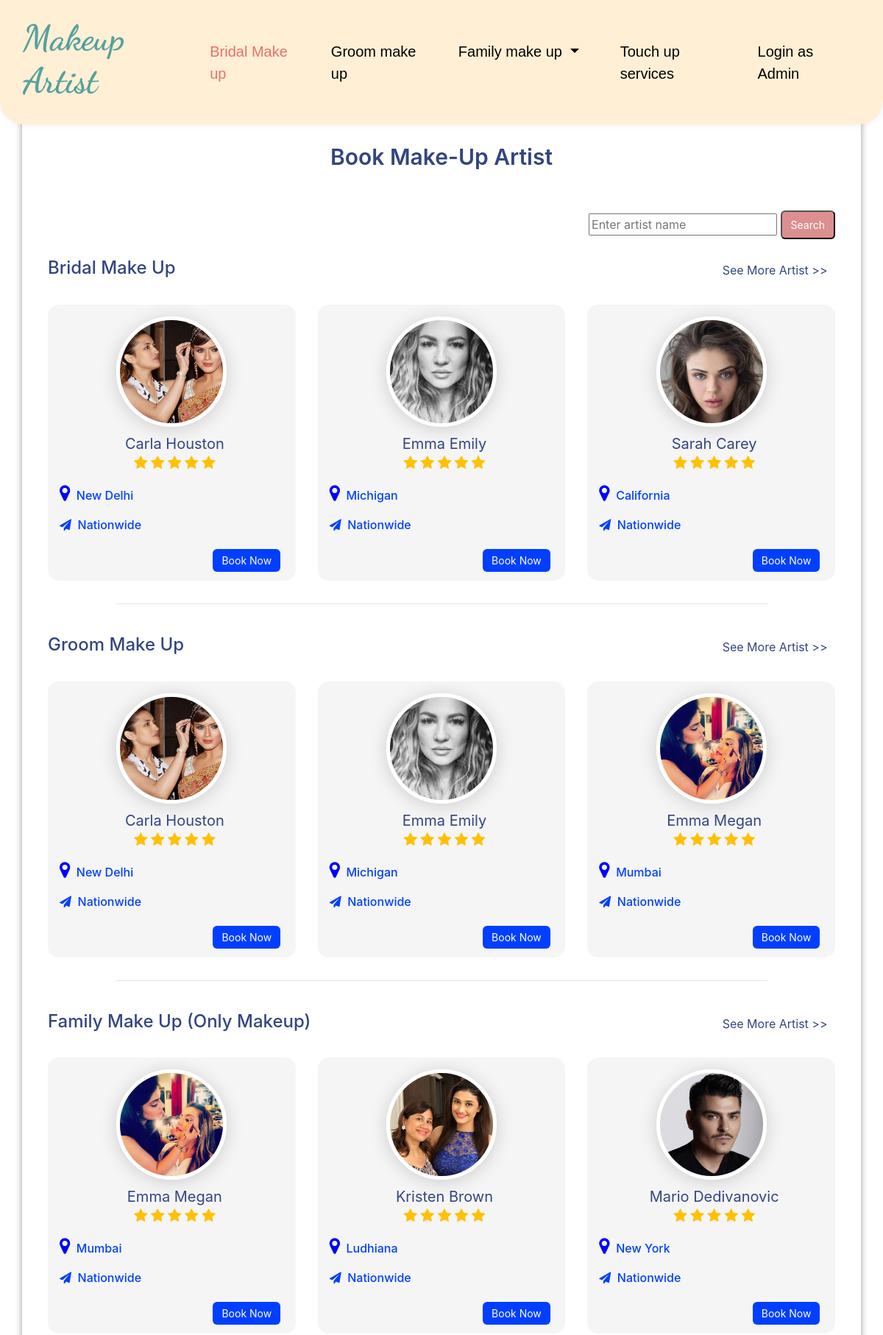
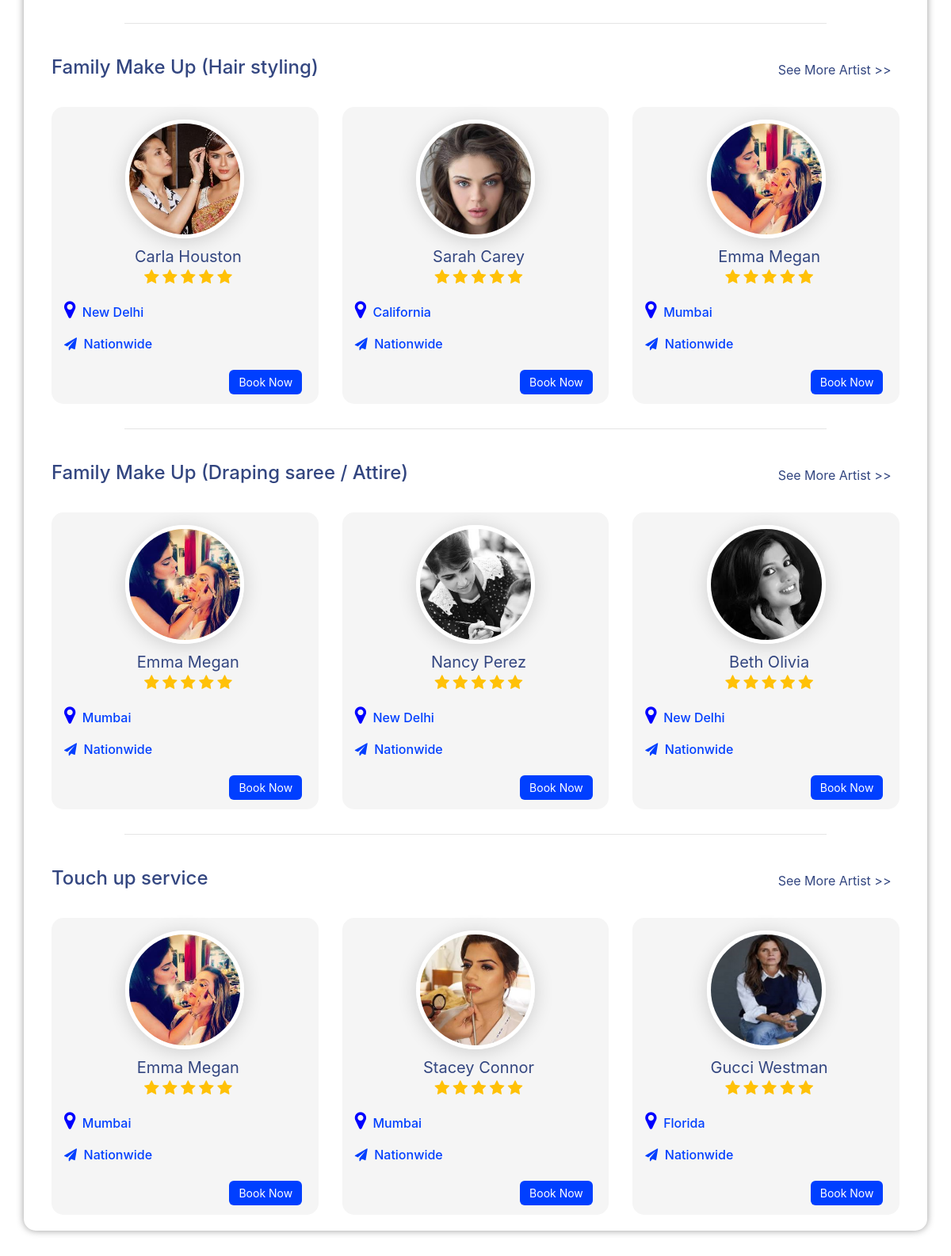
Screenshot of /eProject.php (upper part) with the database file from the repository (2 pictures, top to bottom).
### tables this page shows
CREATE TABLE `service` (
  `ID` int(11) NOT NULL,
  `Name` varchar(50) NOT NULL
);

CREATE TABLE `artist_information` (
  `ID` int(11) NOT NULL,
  `Name` varchar(30) NOT NULL,
  `Address` varchar(30) NOT NULL,
  `Birthday` date NOT NULL,
  `img_path` varchar(255) NOT NULL,
  `Biography` text DEFAULT NULL,
  `Achievements` text DEFAULT NULL,
  `Certifications` text DEFAULT NULL,
  `Demo` varchar(60) NOT NULL,
  `Demo_charge` float NOT NULL
);

### lib_db.php (called while the page is built, shortened)
<?php
global $link;
function select_list($sql){
	return exec_select($sql);
}
function exec_select($sql){
	global $link;
	$ret = isset($ret) ? $ret : array();
	$res = $link->query($sql);
	if ($res ){
		while( $row = $res->fetch_array(MYSQLI_ASSOC) )
		{
			$ret[]= $row ;
		}
	}
	return $ret;
}

### eProject.php (the view, shortened to what this page needs)
<?php
  include('lib_db.php');
  $sql_service = "SELECT * FROM service";
  $services = select_list($sql_service);
	foreach ($services as &$service){
    $sub_sql = "SELECT ID,Name,Address,img_path FROM artist_information A";
    $sub_sql .= " join artist_service B on A.id = B.Artist_ID";
    $sub_sql .= " where Service_ID = {$service['ID']}";
    $sub_sql .= " limit 3";
    $datas = select_list($sub_sql);
  }
?>
  <div id="content" class="margin-top-150px">
    <div id="search" class="container mt-5">
      <div id="hihi" class="row displayArtist">
        <div class="col-md-12 category-right-title"><h1>Book Make-Up Artist</h1></div>
        <div class="col-md-12 text-right"><input type='text' name='searchArtist' id='searchArtist' value='' placeholder='Enter artist name' />
        <button id= 'hi' class='btn_search' style='text-decoration:none;' >Search</button>
        </div>
        <?php foreach ($services as &$service){?>
          <div class="col-md-10 service-name"><h4><?php echo $service["Name"];?></h4></div>
          <div class="col-md-2 artist-service"><a href = "Artist_service.php?ID=<?php echo $service['ID'];?>&Service_Name=<?php echo $service['Name'];?>">See More Artist >></a></div>
          <?php foreach ($service['artists'] as $data){?>
            <div class="col-md-4">
              <div class="card_background p-3">
                <div class="d-flex flex-column mb-3">
                  <img class = "mx-auto d-block rounded-circle" src="<?php echo $data['img_path'];?>" width="150" alt="<?php echo $data['Name'];?>">
                  <div class="d-flex flex-column ml-2">
                    <span class="mx-auto mt-2" style="color:#334680;font-size:20px;"><?php echo $data["Name"];?></span>
                    <div class="mx-auto">
                      <span><i class='fa fa-star' style='font-size:20px;color:#FFC107;' aria-hidden='true'></i></span>
                      <span><i class='fa fa-star' style='font-size:20px;color:#FFC107;' aria-hidden='true'></i></span>
                      <span><i class='fa fa-star' style='font-size:20px;color:#FFC107;' aria-hidden='true'></i></span>
                      <span><i class='fa fa-star' style='font-size:20px;color:#FFC107;' aria-hidden='true'></i></span>
                      <span><i class='fa fa-star' style='font-size:20px;color:#FFC107;' aria-hidden='true'></i></span>
                    </div>
                  </div>
                </div>
                <div class="d-flex justify-content-between mt-3">
                  <span style="color: #003FFF;font-weight:500;"><i class='fa fa-map-marker' style='font-size:25px;color:blue;' aria-hidden='true'></i>&nbsp;&nbsp;<?php echo $data["Address"];?>
                  </span>
                </div>
                <div class="d-flex justify-content-between mt-3">
                  <span style="color: #003FFF;font-weight:500;"><i class='fa fa-paper-plane' aria-hidden='true'></i>&nbsp;&nbsp;Nationwide</span>
                  <span class="mt-5"><a class="book-btn" style="text-decoration:none;" href ="eProjectProfile.php?ID=<?php echo $data['ID'];?>">Book Now</a>&nbsp;</span>
                </div>
              </div>
            </div>
          <?php } ?>
          <div id="hr" class ="col-md-10" style=" margin: auto; margin-top:15px"><hr></div>
        <?php } ?>
      </div>
    </div>
  </div>
</html>

### Makeup.css (style rules this page uses)
header { display:inline-block; text-align: left; box-shadow: 0 0 10px rgba(0,0,0,.08); padding: 15px; border-bottom-left-radius: 33px; border-bottom-right-radius: 33px; font-family: 'Montserrat',Helvetica,Arial,Lucida,sans-serif; background-color:rgb(255, 239, 213); width:100%; position:fixed; top:0px; z-index: 10000 ; }
header h4 { font-family: 'Dancing Script', cursive; font-size:3rem; color:rgba(29, 134, 138, 0.747); font-weight: bold; }
.navbar-nav > li { padding-left:20px; padding-right:20px; }
.navbar-custom .navbar-nav .nav-link { color: black; font-size: 20px; }
#content { margin-top: 90px; }
.margin-top-150px { margin-top: 150px !important; }
.card_background { background-color: #f5f5f5; border-radius: 15px; }
.col-md-4 { margin-top: 27px; }
.rounded-circle { box-shadow: 0 3px 25px rgba(0,0,0,0.16); border: 5px solid #fff; }
.btn_search { background-color: rgba(205, 92, 92, 0.685); color:#fff; font-size: 14px; padding: 7px 12px; border-radius: 6px; }
.displayArtist { box-shadow: 0 0 10px rgba(0,0,0,.40); padding: 20px; background-color: #fff; border-radius: 15px; }
.category-right-title { text-align: center; padding: 25px 0 55px; }
.category-right-title h1 { color: #334680; font-size: 30px; font-weight: 600; margin: 0; position: relative; }
.service-name { margin-top: 25px; color: #334680; }
.artist-service { margin-top: 30px; }
.artist-service a { color:#334680; }
.book-btn { background-color: #003fff; color: #fff; font-size: 14px; padding: 7px 12px; border-radius: 6px; }

### rows the page displays
service: Name "Bridal Make Up"
artist_information: img_path (picture), Name "Carla Houston", Address "New Delhi"
artist_information: img_path (picture), Name "Emma Emily", Address "Michigan"
artist_information: img_path (picture), Name "Sarah Carey", Address "California"
service: Name "Groom Make Up"
artist_information: img_path (picture), Name "Emma Megan", Address "Mumbai"
service: Name "Family Make Up (Only Makeup)"
artist_information: img_path (picture), Name "Kristen Brown", Address "Ludhiana"
artist_information: img_path (picture), Name "Mario Dedivanovic", Address "New York"
service: Name "Family Make Up (Hair styling)"
service: Name "Family Make Up (Draping saree / Attire)"
artist_information: img_path (picture), Name "Nancy Perez", Address "New Delhi"
artist_information: img_path (picture), Name "Beth Olivia", Address "New Delhi"
service: Name "Touch up service"
artist_information: img_path (picture), Name "Stacey Connor", Address "Mumbai"
artist_information: img_path (picture), Name "Gucci Westman", Address "Florida"
